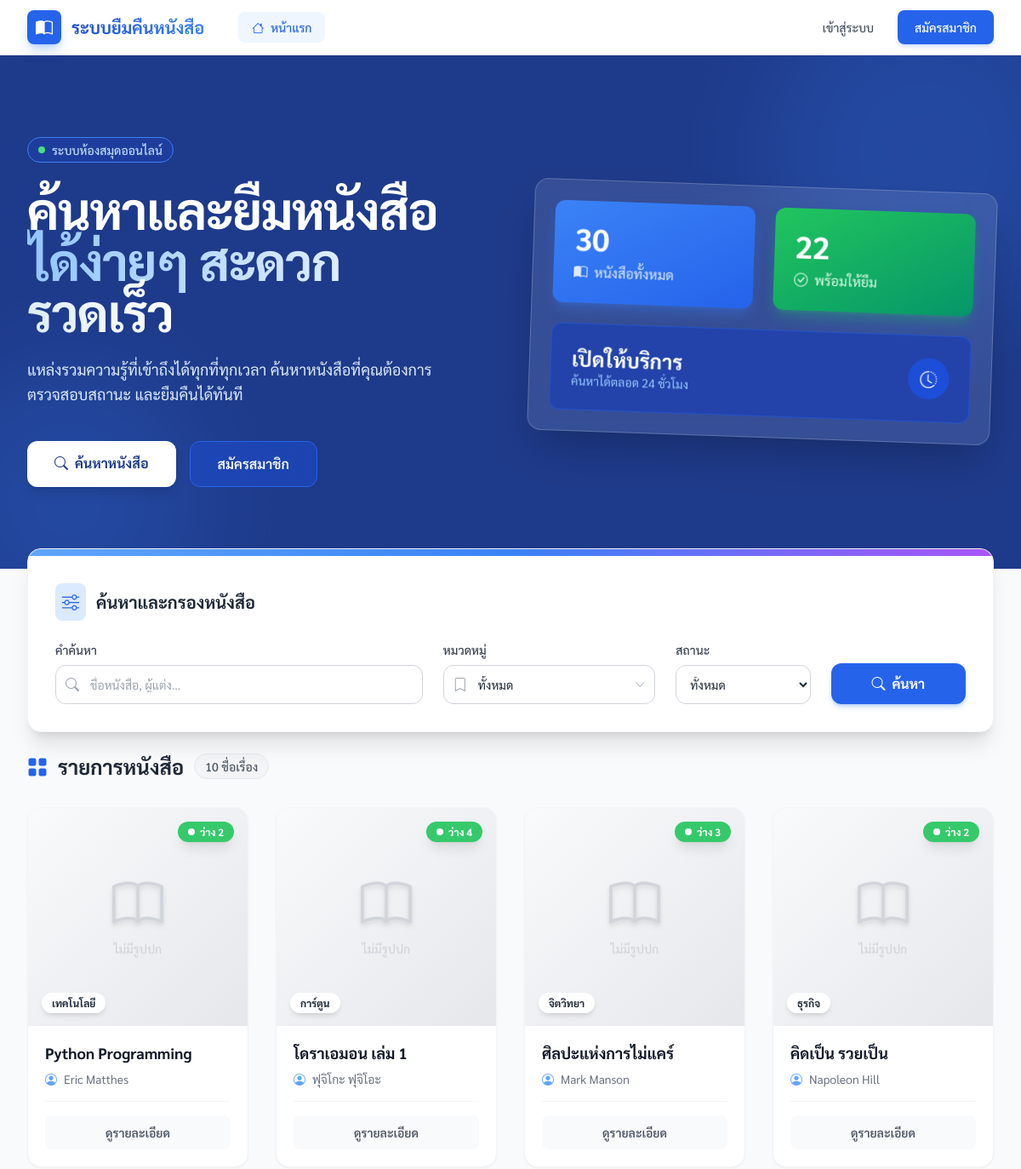
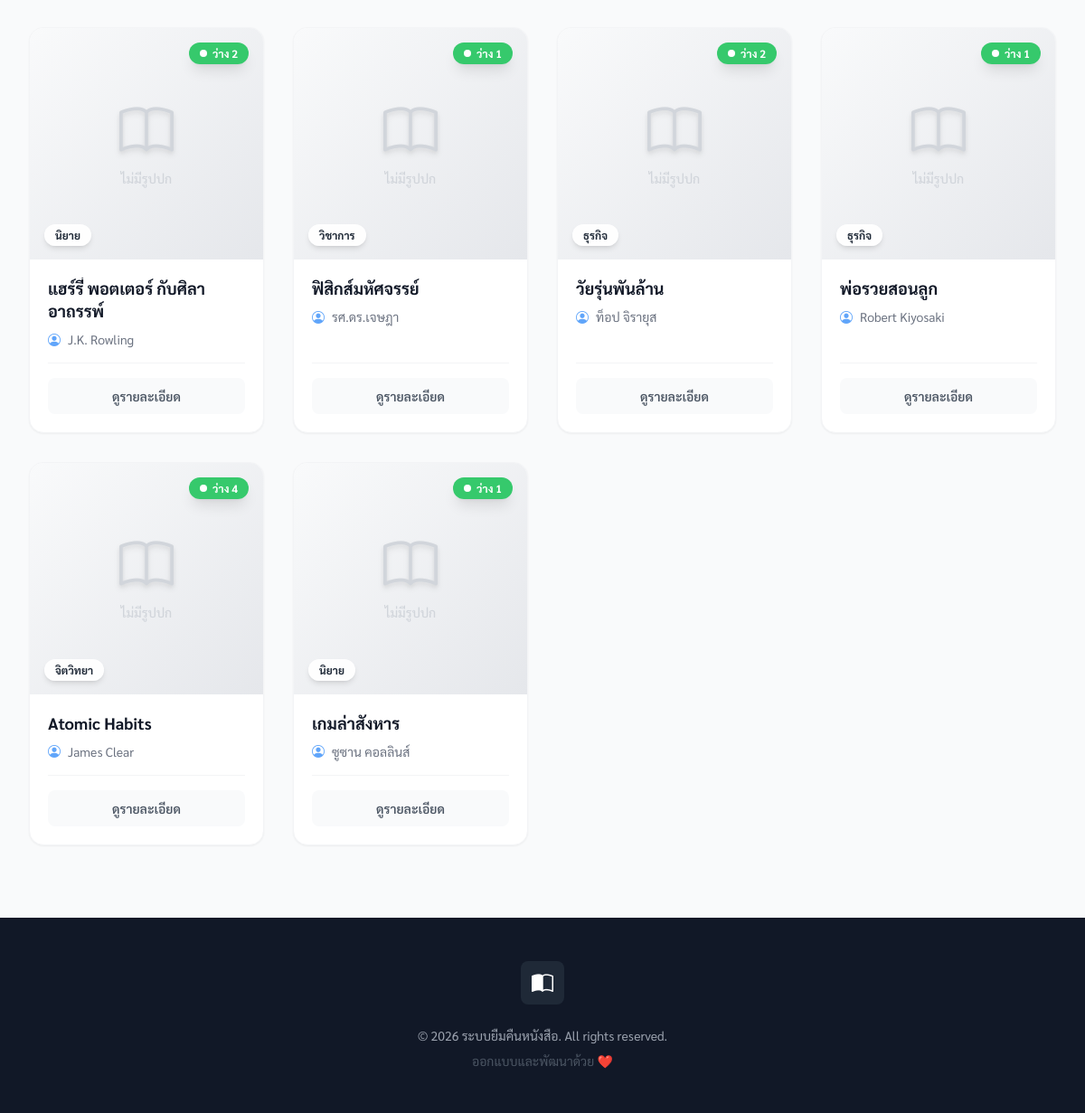
The page / on the database its author committed (2 pictures, top to bottom).
### tables this page shows
CREATE TABLE IF NOT EXISTS `books` (
    `id` INT AUTO_INCREMENT PRIMARY KEY,
    `title` VARCHAR(200) NOT NULL COMMENT 'ชื่อหนังสือ',
    `author` VARCHAR(100) NOT NULL COMMENT 'ผู้แต่ง',
    `isbn` VARCHAR(20) DEFAULT NULL COMMENT 'รหัส ISBN',
    `call_number` VARCHAR(50) DEFAULT NULL COMMENT 'เลขเรียกหนังสือ — ที่อยู่บนชั้น (รูปแบบอิสระ แต่ละห้องสมุดกำหนดเอง)',
     
     
     
    `search_tokens` TEXT DEFAULT NULL COMMENT 'trigram ของ title+author+isbn+call_number สำหรับ FULLTEXT (สร้างโดย buildSearchTokens())',
    `category_id` INT DEFAULT NULL COMMENT 'หมวดหมู่',
    `description` TEXT DEFAULT NULL COMMENT 'รายละเอียด',
    `copy_notes` TEXT DEFAULT NULL COMMENT 'บันทึกภายในของเจ้าหน้าที่เกี่ยวกับเล่มแต่ละเล่ม (ข้อความอิสระ ระบบไม่ได้ตามรายเล่มให้)',
    `cover_image` VARCHAR(255) DEFAULT NULL COMMENT 'ชื่อไฟล์รูปปก',
    `quantity` INT NOT NULL DEFAULT 1 COMMENT 'จำนวนทั้งหมด',
    `price` DECIMAL(10,2) NULL DEFAULT NULL COMMENT 'ราคาปก — ใช้ตั้งต้นค่าชดใช้ตอนแจ้งหาย (NULL = ยังไม่ระบุ)',
    `available` INT NOT NULL DEFAULT 1 COMMENT 'จำนวนที่ว่าง',
    `is_visible` TINYINT(1) NOT NULL DEFAULT 1 COMMENT 'แสดงให้สาธารณะเห็น',
    `is_reference` TINYINT(1) NOT NULL DEFAULT 0 COMMENT 'หนังสืออ้างอิง — อ่านในห้องสมุดเท่านั้น ยืม/จองไม่ได้',
    `created_at` DATETIME DEFAULT CURRENT_TIMESTAMP,
    `updated_at` DATETIME DEFAULT CURRENT_TIMESTAMP ON UPDATE CURRENT_TIMESTAMP,
    INDEX `idx_available` (`available`),
    INDEX `idx_category` (`category_id`),
    UNIQUE INDEX `uq_isbn` (`isbn`),
     
    INDEX `idx_call_number` (`call_number`),
     
     
    FULLTEXT KEY `ft_books_search` (`search_tokens`),
    FOREIGN KEY (`category_id`) REFERENCES `categories`(`id`) ON DELETE SET NULL ON UPDATE CASCADE,
    CONSTRAINT `chk_books_available_non_negative` CHECK (`available` >= 0),
    CONSTRAINT `chk_books_quantity_gte_available` CHECK (`quantity` >= `available`)
);

CREATE TABLE IF NOT EXISTS `categories` (
    `id` INT AUTO_INCREMENT PRIMARY KEY,
    `name` VARCHAR(100) NOT NULL UNIQUE COMMENT 'ชื่อหมวดหมู่',
    `created_at` DATETIME DEFAULT CURRENT_TIMESTAMP,
    `updated_at` DATETIME DEFAULT CURRENT_TIMESTAMP ON UPDATE CURRENT_TIMESTAMP
);

### includes/book_grid.php (the view, shortened to what the rows shown need)
<?php if (empty($books)): ?>
    <div class="bg-white rounded-2xl shadow-sm border border-gray-200 p-16 text-center animate-fade-in-down">
        <div class="w-24 h-24 bg-gray-100 rounded-full flex items-center justify-center mx-auto mb-6 text-gray-400">
            <i class="bi bi-search" style="font-size: 3rem;"></i>
        </div>
        <h4 class="text-2xl font-bold text-gray-800 mb-2">ไม่พบหนังสือที่ค้นหา</h4>
        <p class="text-gray-500">ลองค้นหาด้วยคำอื่น หรือปรับเปลี่ยนตัวกรองของคุณใหม่</p>
    </div>
<?php else: ?>
    <div class="grid grid-cols-1 md:grid-cols-2 lg:grid-cols-4 gap-8">
        <?php foreach ($books as $index => $book): ?>
            <div class="group bg-white rounded-2xl shadow-sm hover:shadow-xl hover:-translate-y-2 transition-all duration-300 border border-gray-100 overflow-hidden flex flex-col h-full animate-fade-in-up" style="animation-delay: <?= $index * 50 ?>ms">
                <div class="relative h-64 overflow-hidden bg-gray-100">
                    <?php if (!empty($book['cover_image'])): ?>
                        <img src="<?= APP_URL ?>/uploads/covers/<?= e($book['cover_image']) ?>"
                            class="w-full h-full object-cover transform group-hover:scale-110 transition-transform duration-500"
                            alt="<?= e($book['title']) ?>">
                    <?php else: ?>
                        <div class="flex flex-col items-center justify-center h-full text-gray-300 bg-gradient-to-br from-gray-50 to-gray-200">
                            <i class="bi bi-book text-6xl mb-3 drop-shadow-md"></i>
                            <span class="text-sm font-medium">ไม่มีรูปปก</span>
                        </div>
                    <?php endif; ?>
                    <div class="absolute top-4 right-4">
                        <?php if ($book['available'] > 0): ?>
                            <span class="px-3 py-1 bg-green-500/90 backdrop-blur-sm text-white text-xs font-bold rounded-full shadow-lg flex items-center">
                                <span class="w-2 h-2 bg-white rounded-full mr-1.5 animate-pulse"></span>
                                ว่าง <?= $book['available'] ?>
                            </span>
                        <?php else: ?>
                            <span class="px-3 py-1 bg-red-500/90 backdrop-blur-sm text-white text-xs font-bold rounded-full shadow-lg">
                                หมด
                            </span>
                        <?php endif; ?>
                    </div>
                    <div class="absolute bottom-4 left-4">
                        <span class="px-3 py-1 bg-white/90 backdrop-blur-md text-gray-800 text-xs font-bold rounded-full shadow-md">
                            <?= e($book['category_name'] ?? 'ไม่ระบุ') ?>
                        </span>
                    </div>
                </div>
                <div class="p-5 flex-1 flex flex-col">
                    <h5 class="text-lg font-bold text-gray-900 mb-2 line-clamp-2 leading-snug group-hover:text-primary-600 transition-colors" title="<?= e($book['title']) ?>">
                        <?= e($book['title']) ?>
                    </h5>
                    <p class="text-sm text-gray-500 mb-4 flex items-center">
                        <i class="bi bi-person-circle mr-2 text-primary-400"></i>
                        <?= e($book['author']) ?>
                    </p>
                    <div class="mt-auto pt-4 border-t border-gray-100">
                        <a href="book.php?id=<?= $book['id'] ?>" class="block w-full py-2.5 rounded-lg bg-gray-50 text-gray-600 text-center text-sm font-semibold hover:bg-primary-600 hover:text-white transition-colors">
                            ดูรายละเอียด
                        </a>
                    </div>
                </div>
            </div>
        <?php endforeach; ?>
    </div>
<?php endif; ?>

### index.php (shortened to what the rows shown need)
<?php
require_once __DIR__ . '/bootstrap.php';
$pdo = getDB();
$homeService = new HomeService($pdo);
$search = trim($_GET['search'] ?? '');
$categoryId = (int) ($_GET['category'] ?? 0);
$status = $_GET['status'] ?? '';
$page = (int) ($_GET['page'] ?? 1);
$data = $homeService->getBooks([
    'search' => $search,
    'category_id' => $categoryId,
    'status' => $status,
    'page' => $page
]);
$books = $data['books'];
$pagination = $data['pagination'];
require_once __DIR__ . '/includes/header.php';
?>
<section class="relative bg-primary-900 overflow-hidden mb-10">
    <div class="max-w-7xl mx-auto px-4 sm:px-6 lg:px-8 relative z-10 py-16 lg:py-24">
        <div class="grid grid-cols-1 lg:grid-cols-2 gap-12 items-center">
            <div class="text-white space-y-6">
                <h1 class="text-4xl md:text-5xl lg:text-6xl font-bold leading-tight tracking-tight">
                    ค้นหาและยืมหนังสือ<br>
                    <span class="text-transparent bg-clip-text bg-gradient-to-r from-blue-300 to-white">ได้ง่ายๆ สะดวก รวดเร็ว</span>
                </h1>
            </div>
        </div>
    </div>
</section>
<div class="max-w-7xl mx-auto px-4 sm:px-6 lg:px-8 pb-20">
    <div class="flex flex-col sm:flex-row justify-between items-center mb-8 gap-4">
        <h2 class="text-2xl font-bold text-gray-800 flex items-center">
            <span class="text-primary-600 mr-3">
                <i class="bi bi-grid-fill"></i>
            </span>
            รายการหนังสือ
            <span id="result-count" class="ml-3 px-3 py-1 bg-gray-100 text-gray-600 text-sm rounded-full font-medium border border-gray-200">
                <?= number_format($pagination['total']) ?> ชื่อเรื่อง
            </span>
        </h2>
    </div>
    <div id="book-grid-container" class="min-h-[300px] relative">
        <?php require __DIR__ . '/includes/book_grid.php'; ?>
    </div>
</div>
</body>
</html>

### rows shown on the page
books: id "10", shows "ไม่มีรูปปก", available "2", category.name "เทคโนโลยี", title "Python Programming", author "Eric Matthes"
books: shows "ไม่มีรูปปก", available "4", category.name "การ์ตูน", title "โดราเอมอน เล่ม 1", author "ฟุจิโกะ ฟุจิโอะ"
books: shows "ไม่มีรูปปก", available "3", category.name "จิตวิทยา", title "ศิลปะแห่งการไม่แคร์", author "Mark Manson"
books: shows "ไม่มีรูปปก", available "2", category.name "ธุรกิจ", title "คิดเป็น รวยเป็น", author "Napoleon Hill"
books: shows "ไม่มีรูปปก", available "2", category.name "นิยาย", title "แฮร์รี่ พอตเตอร์ กับศิลาอาถรรพ์", author "J.K. Rowling"
books: shows "ไม่มีรูปปก", available "1", category.name "วิชาการ", title "ฟิสิกส์มหัศจรรย์", author "รศ.ดร.เจษฎา"
books: shows "ไม่มีรูปปก", available "2", category.name "ธุรกิจ", title "วัยรุ่นพันล้าน", author "ท็อป จิรายุส"
books: shows "ไม่มีรูปปก", available "1", category.name "ธุรกิจ", title "พ่อรวยสอนลูก", author "Robert Kiyosaki"
books: shows "ไม่มีรูปปก", available "4", category.name "จิตวิทยา", title "Atomic Habits", author "James Clear"
books: shows "ไม่มีรูปปก", available "1", category.name "นิยาย", title "เกมล่าสังหาร", author "ซูซาน คอลลินส์"

### other values the page prints
$totalBooks "30"
$availableBooks "22"
APP_NAME "ระบบยืมคืนหนังสือ"
